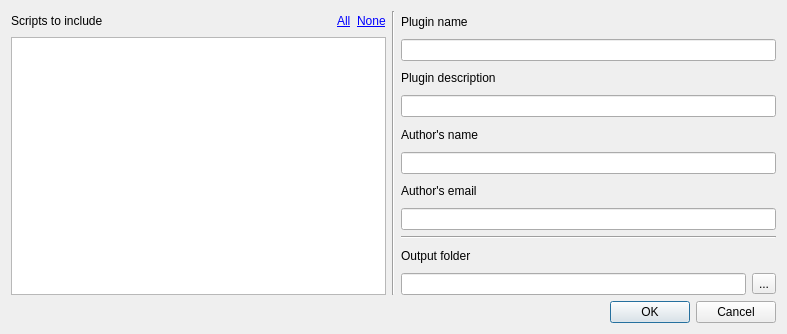
<?xml version="1.0" encoding="UTF-8"?>
<ui version="4.0">
 <class>Dialog</class>
 <widget class="QDialog" name="Dialog">
  <property name="geometry">
   <rect>
    <x>0</x>
    <y>0</y>
    <width>787</width>
    <height>334</height>
   </rect>
  </property>
  <property name="windowTitle">
   <string>Script selector</string>
  </property>
  <layout class="QVBoxLayout" name="verticalLayout_3">
   <item>
    <layout class="QHBoxLayout" name="horizontalLayout_2">
     <item>
      <layout class="QVBoxLayout" name="verticalLayout_2">
       <item>
        <layout class="QHBoxLayout" name="horizontalLayout">
         <item>
          <widget class="QLabel" name="label">
           <property name="text">
            <string>Scripts to include</string>
           </property>
          </widget>
         </item>
         <item>
          <spacer name="horizontalSpacer">
           <property name="orientation">
            <enum>Qt::Horizontal</enum>
           </property>
           <property name="sizeHint" stdset="0">
            <size>
             <width>40</width>
             <height>20</height>
            </size>
           </property>
          </spacer>
         </item>
         <item>
          <widget class="QLabel" name="selectAllLabel">
           <property name="text">
            <string>&lt;a href='#'&gt;All&lt;/a&gt;</string>
           </property>
          </widget>
         </item>
         <item>
          <widget class="QLabel" name="deselectAllLabel">
           <property name="text">
            <string>&lt;a href='#'&gt;None&lt;/a&gt;</string>
           </property>
          </widget>
         </item>
        </layout>
       </item>
       <item>
        <widget class="QTreeWidget" name="scriptsTree">
         <attribute name="headerVisible">
          <bool>false</bool>
         </attribute>
         <column>
          <property name="text">
           <string notr="true">1</string>
          </property>
         </column>
        </widget>
       </item>
      </layout>
     </item>
     <item>
      <widget class="Line" name="line">
       <property name="orientation">
        <enum>Qt::Vertical</enum>
       </property>
      </widget>
     </item>
     <item>
      <layout class="QVBoxLayout" name="verticalLayout">
       <item>
        <widget class="QLabel" name="label_2">
         <property name="text">
          <string>Plugin name</string>
         </property>
        </widget>
       </item>
       <item>
        <widget class="QLineEdit" name="nameBox"/>
       </item>
       <item>
        <widget class="QLabel" name="label_4">
         <property name="text">
          <string>Plugin description</string>
         </property>
        </widget>
       </item>
       <item>
        <widget class="QLineEdit" name="descriptionBox"/>
       </item>
       <item>
        <widget class="QLabel" name="label_3">
         <property name="text">
          <string>Author's name</string>
         </property>
        </widget>
       </item>
       <item>
        <widget class="QLineEdit" name="authorBox"/>
       </item>
       <item>
        <widget class="QLabel" name="label_5">
         <property name="text">
          <string>Author's email</string>
         </property>
        </widget>
       </item>
       <item>
        <widget class="QLineEdit" name="emailBox"/>
       </item>
       <item>
        <widget class="Line" name="line_2">
         <property name="orientation">
          <enum>Qt::Horizontal</enum>
         </property>
        </widget>
       </item>
       <item>
        <widget class="QLabel" name="label_6">
         <property name="text">
          <string>Output folder</string>
         </property>
        </widget>
       </item>
       <item>
        <layout class="QHBoxLayout" name="horizontalLayout_3">
         <item>
          <widget class="QLineEdit" name="folderBox"/>
         </item>
         <item>
          <widget class="QToolButton" name="folderButton">
           <property name="text">
            <string>...</string>
           </property>
          </widget>
         </item>
        </layout>
       </item>
      </layout>
     </item>
    </layout>
   </item>
   <item>
    <widget class="QDialogButtonBox" name="buttonBox">
     <property name="orientation">
      <enum>Qt::Horizontal</enum>
     </property>
     <property name="standardButtons">
      <set>QDialogButtonBox::Cancel|QDialogButtonBox::Ok</set>
     </property>
    </widget>
   </item>
  </layout>
 </widget>
 <resources/>
 <connections/>
</ui>
